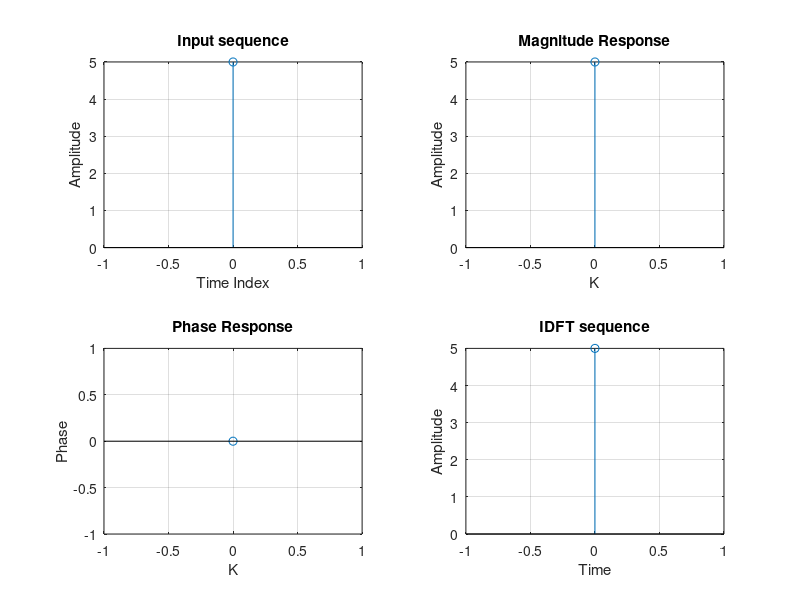

This chart was generated by the following MATLAB code: (Note: this script raises an error after producing the figure.)
%program to find DFT/IDFT of a sequence without sing the inbuilt functions
a=tic();
clc;
close all;
xn=input('Enter the sequence of x(n)');%Get the sequence from user
ln=length(xn);
xk=zeros(1,ln);
ixk=zeros(1,ln);
%Code to find DFT of the sequence
for k=0:ln-1
    for n=0:ln-1
        xk(k+1)=xk(k+1)+(xn(n+1)*exp((-i)*2*pi*k*n/ln));
    end
end
%code to plot the input sequence
t=0:ln-1;
subplot(2,2,1);
stem(t,xn);
grid;
ylabel('Amplitude');
xlabel('Time Index');
title('Input sequence');
magnitude=abs(xk);
%code to plot the magnitude response
t=0:ln-1;
subplot(2,2,2);
stem(t,magnitude);
grid;
ylabel('Amplitude');
xlabel('K');
title('Magnitude Response');
phase=angle(xk);
%code to plot the magnitude sequence
t=0:ln-1;
subplot(2,2,3);
stem(t,phase);
grid;
ylabel('Phase');
xlabel('K');
title('Phase Response');
%Code to find the IDFT of the sequence
for n=0:ln-1
    for k=0:ln-1
        ixk(n+1)=ixk(n+1)+(xk(k+1)*exp(i*2*pi*k*n/ln));
    end
end
ixk=ixk/ln;
%Code to plot the input sequence
t=0:ln-1;
subplot(2,2,4);
stem(t,xn);
grid;
ylabel('Amplitude');
xlabel('Time');
title('IDFT sequence');
b=toc();
disp(b);
%fft ifft